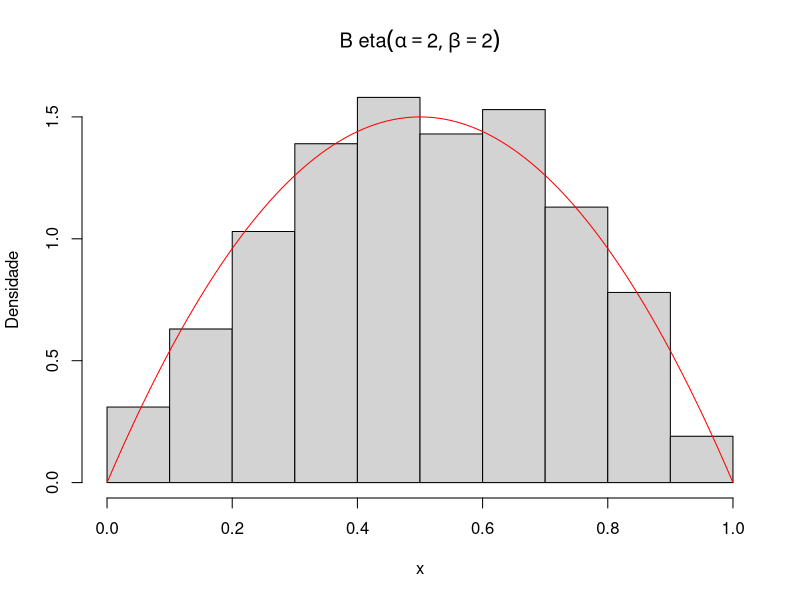
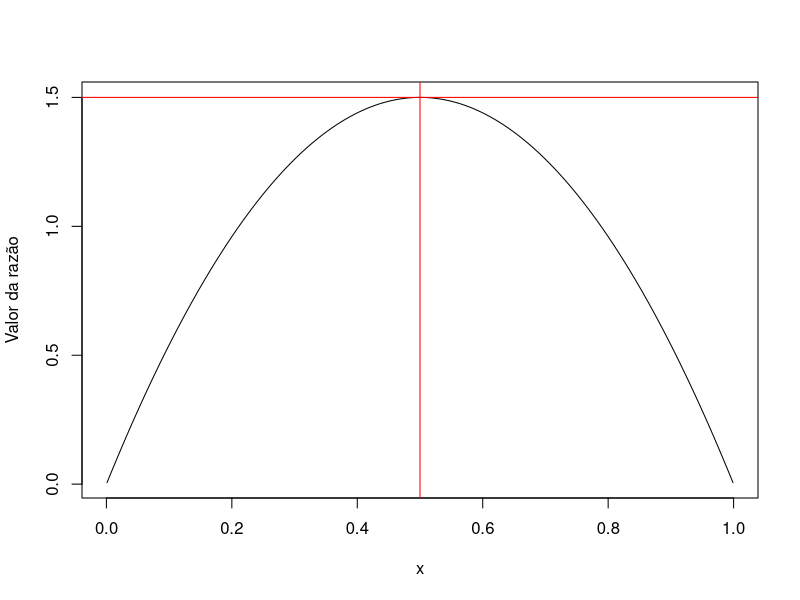

Here is the R script that generated these plots, in order:
## ---- chunk 1
knitr::opts_chunk$set(echo = TRUE)
## ---- chunk 2
set.seed(2023)
n <- 1000
x <- numeric(n) # amostra requerida 
cont <- 0  # vai contar até atingir o tamanho amostral
j <- 0 # vai contar as iterações 

while(cont<n){
  u <- runif(1)
  j <- j+1
  y <- runif(1) # gerando valores da densidade g
  if(y*(1-y)>u) { cont <- cont+1 
                  x[cont] <- y
                  }
              }
  
cat("Quant. de iterações=",j, "\n")

# histograma dos valores gerados 

hist(x,prob=T, main=expression("B eta"(alpha==2, beta==2)), ylab="Densidade")   
aux <- seq(0,1,0.01)
# curva da densidade beta(2,2)
lines(aux,dbeta(aux,2,2), col="red")  

# Para comparar a amostra obtida por meio dos decis - percentis

p <- seq(0.1,0.9,0.1)
Dhat <- quantile(x,p)
D <- qbeta(p,2,2)

round(rbind(Dhat, D),3)

## ---- chunk 3

# função para calcular o valor da razão de f/g

razao <- function(x){
  6*x*(1-x)
}


x_aux <- seq(0.001,0.999,0.001)
razao_aux <- razao(x_aux)

plot(x_aux, razao_aux, type = 'l', ylab="Valor da razão", xlab="x")
abline(h=1.5,v=0.5, col='red')

## ---- chunk 4
set.seed(2023)
n <- 1000
x <- numeric(n) # amostra requerida 
cont <- 0  # vai contar até atingir o tamanho amostral
j <- 0 # vai contar as iterações 

while(cont<n){
  u <- runif(1)
  j <- j+1
  y <- runif(1) # gerando valores da densidade g
  if(4*y*(1-y)>u) { cont <- cont+1 
                  x[cont] <- y
                  }
              }
  
cat("Quant. de iterações=",j, "\n")

# Para comparar a amostra obtida por meio dos decis - percentis

p <- seq(0.1,0.9,0.1)
Dhat <- quantile(x,p)
D <- qbeta(p,2,2)

round(rbind(Dhat, D),3)

